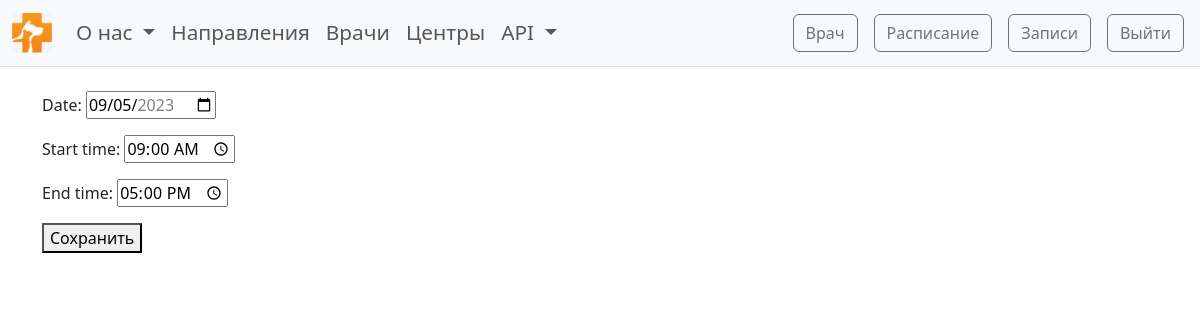
The app's page /doctors/schedule/update/5/ (signed in) with its own data.
### doctors/models.py (models this page shows, shortened)
class DoctorSchedule(models.Model):
    doctor = models.ForeignKey(DoctorProfile, on_delete=models.CASCADE)
    date = models.DateField(default=date.today() + timedelta(days=1))
    start_time = models.TimeField(default='09:00')
    end_time = models.TimeField(default='17:00')
    class Meta:
        unique_together = ('doctor', 'date')

### doctors/views.py (the view)
# urls.py: path('schedule/update/<int:pk>/', update_schedule, name='update_schedule'),
@permission_required('doctors.change_doctorschedule')
def update_schedule(request, pk):
    schedule = DoctorSchedule.objects.get(pk=pk)
    orders_on_schedule = Order.objects.filter(doctor_schedule=schedule)
    if orders_on_schedule.exists():
        return render(request, 'doctors/cannot_modify_schedule.html',
                      {'schedule': schedule, 'orders': orders_on_schedule})
    if request.user.doctorprofile != schedule.doctor:
        return redirect(reverse('doctor_schedule'))
    if request.method == 'POST':
        form = DoctorScheduleForm(request.POST, instance=schedule)
        if form.is_valid():
            form.save()
            return redirect('doctor_schedule')
    else:
        form = DoctorScheduleForm(instance=schedule)
    return render(request, 'doctors/update_schedule.html', {'form': form, 'schedule': schedule})

### doctors/forms.py
class DoctorScheduleForm(forms.ModelForm):
    class Meta:
        model = DoctorSchedule
        fields = ['date', 'start_time', 'end_time']
        widgets = {
            'date': forms.DateInput(attrs={'type': 'date',
                                           'min': (timezone.now()).date(),
                                           'max': (timezone.now().date() + timedelta(days=30))}),
            'start_time': forms.TimeInput(attrs={'type': 'time'}),
            'end_time': forms.TimeInput(attrs={'type': 'time'}),
        }

### doctors/templates/doctors/update_schedule.html (shortened to what this page needs)
{% extends 'base.html' %}
{% block content %}
  <form method="post" action="{% url 'update_schedule' schedule.id %}">
      {{ form.as_p }}
      <button type="submit">Сохранить</button>
  </form>
{% endblock %}

### records on screen
DoctorSchedule: date "09/05/2023", start_time "09:00:00", end_time "17:00:00"
